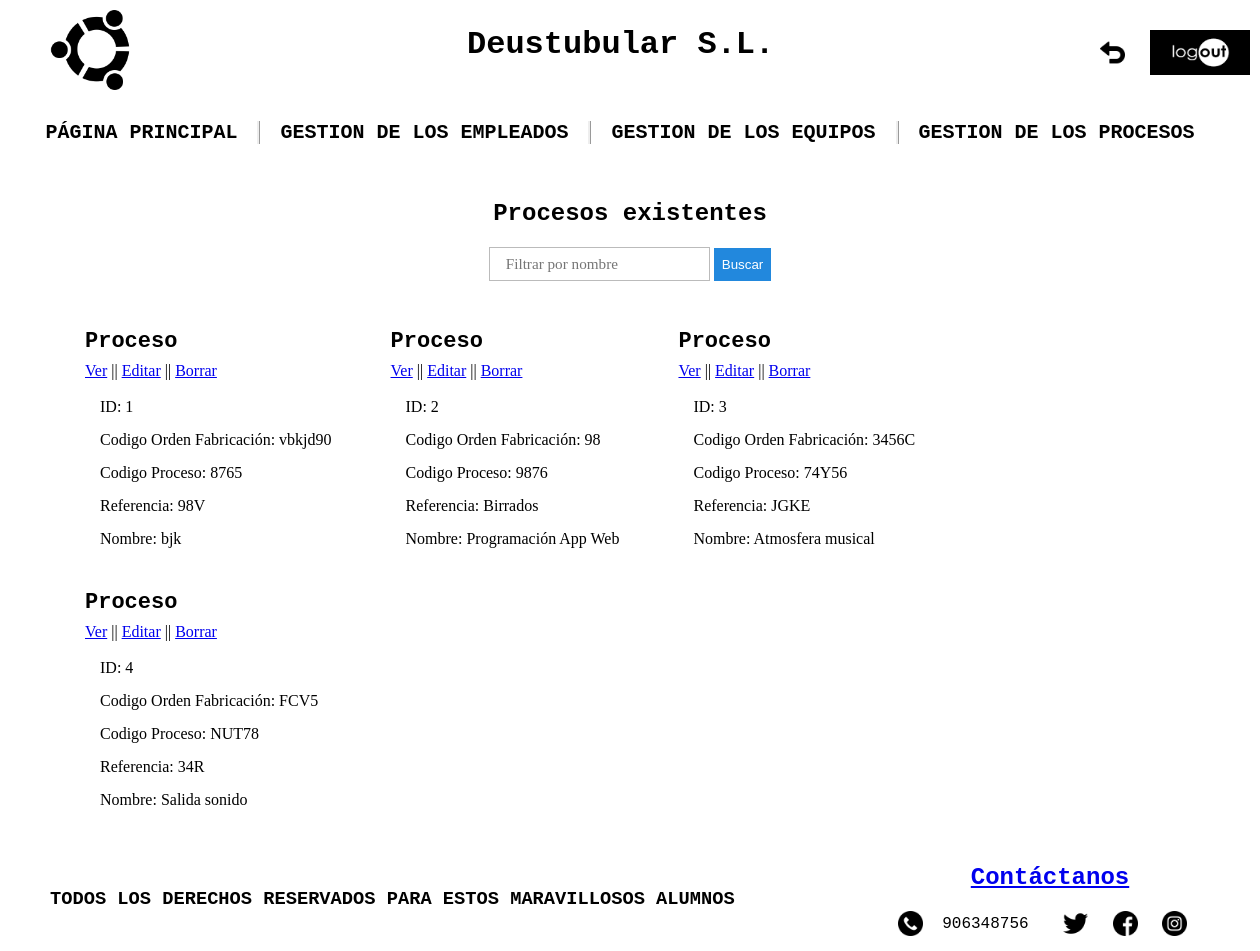
The app's page /appProduccion/procesos/ with its own data.
### appProduccion/models.py (models this page shows, shortened)
class Proceso(models.Model):
    codigo_orden_fabricacion = models.CharField(max_length=75)
    """codigo_proceso Mezcla numeros y letras"""
    codigo_proceso = models.CharField(max_length=75)
    nombre_proceso = models.CharField(max_length=100)
    """ref Mezcla numeros y letras"""
    referencia = models.CharField(max_length=75)
    fecha_inicio = models.DateField(default="01/01/1990")
    fecha_fin = models.DateField(default="01/01/1990")
    equipo = models.ForeignKey(Equipo, on_delete=models.CASCADE)
    empleados = models.ManyToManyField(Empleado)
    activo = models.BooleanField(default=False)

### appProduccion/views.py (the view)
# urls.py: path('procesos/', views.ProcesoListView.as_view(), name='proceso_list'),
class ProcesoListView(ListView):
    model = Proceso
    template_name = 'proceso_list.html'
    queryset = Proceso.objects.order_by('id')
    def get_context_data(self, **kwargs):
        context = super(ProcesoListView, self).get_context_data(**kwargs)
        context['titulo_pagina'] = 'Procesos existentes'
        return context

### appProduccion/templates/proceso_list.html (shortened to what this page needs)
{% extends "base.html" %}
{% load static %}
{% block contenido %}
<div class="centrar">
    <input id="fil" type="text" placeholder="Filtrar por nombre" name="marca">
    <button id="busq">Buscar</button>
</div>
<div id="cont">
    <ul class="lista">
        {% for pro in proceso_list %}
        <li>
            <p class="mar-inferior p-lista">Proceso</p>
            <div class="mar-inferior">
                <a href="{% url 'proceso_detail' pro.id %}">Ver</a> ||
                <a href="{% url 'proceso_edit' pro.id %}">Editar</a> ||
                <a href="{% url 'proceso_delete' pro.id %}">Borrar</a>
            </div>
            <ul class="listas">
                <li>ID: {{ pro.id }}</li><br>
                <li>Codigo Orden Fabricación: {{ pro.codigo_orden_fabricacion }}</li><br>
                <li>Codigo Proceso: {{ pro.codigo_proceso }}</li><br>
                <li>Referencia: {{ pro.referencia }}</li><br>
                <li>Nombre: {{ pro.nombre_proceso }}</li>
            </ul>
        </li>
        {% endfor %}
    </ul>
</div>
{% endblock %}

### appProduccion/static/css/style.css (style rules this page uses)
* { background-size: 100%; box-sizing: border-box; }
body { background-image: url(../imagenes/fondo.jpg); margin: 0 auto; width: 1200px; }
#fil { background: #fff; border-color: #bbb; box-sizing: border-box; border-width: 1px; border-style: solid; color: #555; font-family: inherit; font-size: 0.95em; height: 20px; outline: 0; padding: 16px; }
#busq { background: #28d; border-color: transparent; color: #fff; cursor: pointer; height: 33px; }
.centrar { text-align: center; }
.mar-inferior { margin-bottom: 8px; }
.listas { margin:0; padding:0; }
ul.lista li { display: inline-block; padding: 10px 20px 5px 15px; }
.p-lista { font-family: 'Courier New', Courier, monospace; font-weight: bold; font-size: 22px; }

### records on screen
Proceso: id "1", codigo_orden_fabricacion "vbkjd90", codigo_proceso "8765", referencia "98V", nombre_proceso "bjk"
Proceso: id "2", codigo_orden_fabricacion "98", codigo_proceso "9876", referencia "Birrados", nombre_proceso "Programación App Web"
Proceso: id "3", codigo_orden_fabricacion "3456C", codigo_proceso "74Y56", referencia "JGKE", nombre_proceso "Atmosfera musical"
Proceso: id "4", codigo_orden_fabricacion "FCV5", codigo_proceso "NUT78", referencia "34R", nombre_proceso "Salida sonido"

### other values on screen
{{ titulo_pagina }} "Procesos existentes"
